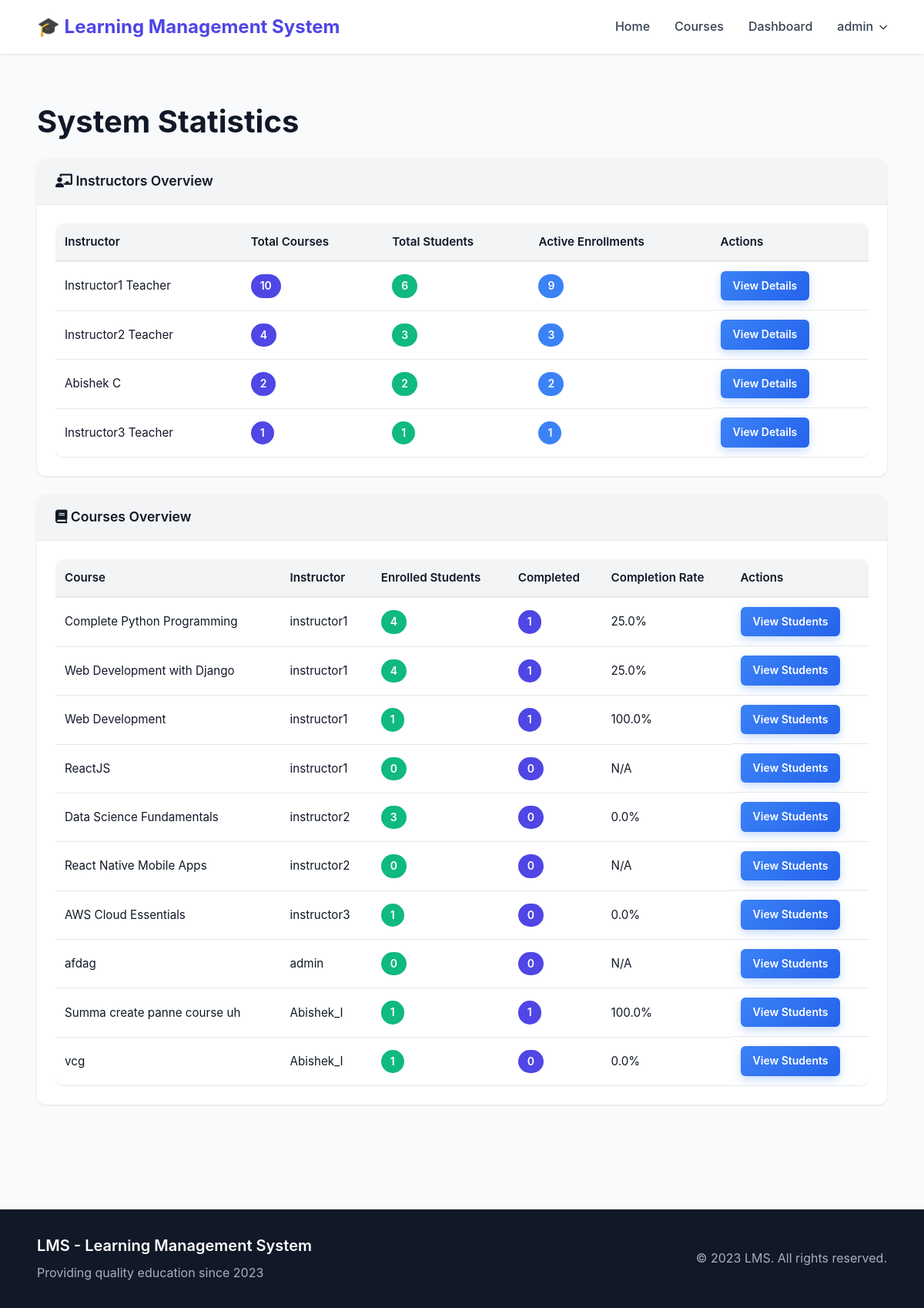
/manage/statistics/ (signed in), run on the app's committed database.
### accounts/models.py (models this page shows, shortened)
class User(AbstractUser):
    USER_TYPE_CHOICES = (
        ('student', 'Student'),
        ('instructor', 'Instructor'),
        ('admin', 'Admin'),
    )
    user_type = models.CharField(max_length=10, choices=USER_TYPE_CHOICES, default='student')
    profile_picture = models.ImageField(upload_to='profile_pictures/', null=True, blank=True)
    phone = models.CharField(max_length=20, null=True, blank=True)
    bio = models.TextField(blank=True, null=True)
    date_of_birth = models.DateField(null=True, blank=True)
    website = models.URLField(max_length=200, blank=True, null=True)
    address = models.TextField(blank=True, null=True)
    LEARNING_STYLE_CHOICES = (
        ('visual', 'Visual'),
        ('auditory', 'Auditory'),
        ('reading', 'Reading/Writing'),
        ('kinesthetic', 'Kinesthetic'),
    )
    learning_style = models.CharField(max_length=20, choices=LEARNING_STYLE_CHOICES, null=True, blank=True)
    preferred_language = models.CharField(max_length=50, blank=True, null=True)
    daily_study_goal = models.PositiveIntegerField(default=30, validators=[MinValueValidator(15), MaxValueValidator(480)])  # in minutes
    @property
    def is_admin(self):
        return self.is_superuser or self.user_type == 'admin'

### courses/models.py (models this page shows, shortened)
class Course(models.Model):
    title = models.CharField(max_length=200, unique=True)
    code = models.CharField(max_length=20, unique=True, blank=True, null=True, help_text="Unique course code (e.g., CS101)")
    description = models.TextField()
    instructor = models.ForeignKey(
        settings.AUTH_USER_MODEL,
        on_delete=models.CASCADE,
        related_name='courses_taught'
    )
    thumbnail = models.ImageField(upload_to='course_thumbnails/', null=True, blank=True)
    syllabus = models.FileField(upload_to='syllabi/', null=True, blank=True)
    category = models.ForeignKey(Category, on_delete=models.SET_NULL, null=True, blank=True, related_name='courses')
    created_at = models.DateTimeField(auto_now_add=True)
    updated_at = models.DateTimeField(auto_now=True)

### accounts/instructor_management_views.py (the view)
# urls.py: path('manage/statistics/', system_statistics, name='system_statistics'),
@staff_member_required
def system_statistics(request):
    instructors = User.objects.filter(user_type='instructor').annotate(
        course_count=Count('courses_taught'),
        student_count=Count('courses_taught__enrollments__student', filter=Q(courses_taught__enrollments__is_active=True), distinct=True),
        active_enrollments=Count('courses_taught__enrollments', filter=Q(courses_taught__enrollments__is_active=True))
    ).order_by('-student_count')
    courses = Course.objects.annotate(
        student_count=Count('enrollments', filter=Q(enrollments__is_active=True)),
        completed_count=Count('enrollments', filter=Q(enrollments__completed=True))
    ).select_related('instructor')
    for course in courses:
        if course.student_count > 0:
            course.completion_rate = (course.completed_count / course.student_count) * 100
        else:
            course.completion_rate = 0
    context = {
        'instructors': instructors,
        'courses': courses,
    }
    return render(request, 'management/statistics.html', context)

### templates/management/statistics.html (shortened to what this page needs)
{% extends 'base.html' %}
{% block content %}
<div class="container py-5">
    <h1 class="mb-4">System Statistics</h1>
    <div class="card mb-4">
        <div class="card-header">
            <h5 class="mb-0"><i class="fas fa-chalkboard-teacher"></i> Instructors Overview</h5>
        </div>
        <div class="card-body">
            <div class="table-responsive">
                <table class="table">
                    <thead>
                        <tr>
                            <th>Instructor</th>
                            <th>Total Courses</th>
                            <th>Total Students</th>
                            <th>Active Enrollments</th>
                            <th>Actions</th>
                        </tr>
                    </thead>
                    <tbody>
                        {% for instructor in instructors %}
                        <tr>
                            <td>{{ instructor.get_full_name|default:instructor.username }}</td>
                            <td><span class="badge badge-primary">{{ instructor.course_count }}</span></td>
                            <td><span class="badge badge-success">{{ instructor.student_count }}</span></td>
                            <td><span class="badge badge-info">{{ instructor.active_enrollments }}</span></td>
                            <td>
                                <a href="{% url 'instructor_details' instructor.id %}" class="btn btn-info btn-sm">View Details</a>
                            </td>
                        </tr>
                        {% endfor %}
                    </tbody>
                </table>
            </div>
        </div>
    </div>
    <div class="card mb-4">
        <div class="card-header">
            <h5 class="mb-0"><i class="fas fa-book"></i> Courses Overview</h5>
        </div>
        <div class="card-body">
            <div class="table-responsive">
                <table class="table">
                    <thead>
                        <tr>
                            <th>Course</th>
                            <th>Instructor</th>
                            <th>Enrolled Students</th>
                            <th>Completed</th>
                            <th>Completion Rate</th>
                            <th>Actions</th>
                        </tr>
                    </thead>
                    <tbody>
                        {% for course in courses %}
                        <tr>
                            <td>{{ course.title }}</td>
                            <td>{{ course.instructor.username }}</td>
                            <td><span class="badge badge-success">{{ course.student_count }}</span></td>
                            <td><span class="badge badge-primary">{{ course.completed_count }}</span></td>
                            <td>
                                {% if course.student_count > 0 %}
                                {{ course.completion_rate|floatformat:1 }}%
                                {% else %}
                                N/A
                                {% endif %}
                            </td>
                            <td>
                                <a href="{% url 'course_student_progress' course.id %}" class="btn btn-info btn-sm">View Students</a>
                            </td>
                        </tr>
                        {% endfor %}
                    </tbody>
                </table>
            </div>
        </div>
    </div>
</div>
{% endblock %}

### templates/base.html (shortened to what this page needs)
<!DOCTYPE html>
<html lang="en">
<head>
    <link rel="stylesheet" href="https://cdnjs.cloudflare.com/ajax/libs/font-awesome/6.0.0/css/all.min.css">
    {% load static %}
    <link rel="stylesheet" href="{% static 'css/reset.css' %}?v=11">
    <link rel="stylesheet" href="{% static 'css/responsive.css' %}?v=17">
    <link rel="stylesheet" href="{% static 'css/style.css' %}?v=11">
    <link rel="stylesheet" href="{% static 'css/admin-fix.css' %}?v=11">
    <link rel="stylesheet" href="{% static 'css/navbar-fix.css' %}?v=11">
    <link rel="stylesheet" href="{% static 'css/instructor-students.css' %}?v=11">
    <link rel="stylesheet" href="{% static 'css/lessons.css' %}?v=2">
    <link rel="stylesheet" href="{% static 'css/quizzes.css' %}?v=2">
    <link rel="stylesheet" href="{% static 'css/dashboard.css' %}?v=2">
    <link rel="stylesheet" href="{% static 'css/student-progress.css' %}?v=2">
    <link rel="stylesheet" href="{% static 'css/admin-progress.css' %}?v=2">
    <link rel="stylesheet" href="{% static 'css/doubts.css' %}?v=2">
    <link rel="stylesheet" href="{% static 'css/assessments.css' %}?v=2">
    <link rel="stylesheet" href="{% static 'css/forms.css' %}?v=1">
</head>
<body>
    <nav class="navbar">
        <div class="container navbar-container">
            <a class="navbar-brand" href="/">🎓 Learning Management System</a>
            <div class="navbar-menu" id="navbarMenu">
                <a class="nav-link" href="{% url 'home' %}">Home</a>
                <a class="nav-link" href="{% url 'courses:course_list' %}">Courses</a>
                {% if user.is_authenticated %}
                <a class="nav-link" href="{% url 'accounts:dashboard' %}">Dashboard</a>
                <div class="dropdown" id="userDropdownContainer">
                    <span class="nav-link dropdown-toggle" onclick="toggleDropdown(event)">{{ user.username }}</span>
                </div>
                {% else %}
                <a class="nav-link" href="{% url 'accounts:login' %}">Login</a>
                <a class="btn-register" href="{% url 'accounts:register' %}">Register</a>
                {% endif %}
            </div>
        </div>
    </nav>
    <main>
        {% block content %}{% endblock %}
    </main>
    <footer>
        <div class="container">
            <div class="footer-content">
                <div class="footer-left">
                    <h5>LMS - Learning Management System</h5>
                    <p>Providing quality education since 2023</p>
                </div>
                <div class="footer-right">
                    <p>&copy; 2023 LMS. All rights reserved.</p>
                </div>
            </div>
        </div>
    </footer>
</body>
</html>

### static/css/style.css (style rules this page uses)
table td:last-child { display: flex; gap: 0.5rem; flex-wrap: wrap; }
table .btn { padding: 0.5rem 1rem; font-size: 0.875rem; }
footer { background: var(--gray-900); color: var(--gray-300); padding: 2rem 0; margin-top: 4rem; }

### static/css/admin-fix.css (style rules this page uses)
.admin-actions .btn, .admin-btn, .card-header .btn, .card-footer .btn, table .btn { width: auto !important; display: inline-flex !important; }
.card { margin-bottom: 1.5rem; }
.card-body { padding: 1.5rem; }
.card-header { padding: 1rem 1.5rem; }
.table { width: 100%; margin: 0; }
.table td, .table th { vertical-align: middle; }
.mb-4 { margin-bottom: 1.5rem !important; }

### static/css/navbar-fix.css (style rules this page uses)
.navbar .dropdown { position: relative; }
.navbar .dropdown-toggle { cursor: pointer; user-select: none; display: flex; align-items: center; gap: 0.5rem; }
.navbar .dropdown-toggle::after { content: '\f078'; font-family: 'Font Awesome 6 Free'; font-weight: 900; font-size: 0.7rem; transition: transform 0.3s; }

### static/css/instructor-students.css (style rules this page uses)
.mb-4 { margin-bottom: 1.5rem; }
.container .card { margin-bottom: 1.5rem; width: 100%; }
.container .card-header h5 { margin: 0; font-size: 1.1rem; }
.container .table-responsive { overflow-x: auto; }
.container .table { width: 100%; margin: 0; font-size: 0.95rem; }
.container .table td, .container .table th { padding: 0.75rem; vertical-align: middle; white-space: nowrap; }

### data on the page
User: username "admin"
User: get_full_name "Instructor1 Teacher", course_count "10", student_count "6", active_enrollments "9"
User: get_full_name "Instructor2 Teacher", course_count "4", student_count "3", active_enrollments "3"
User: get_full_name "Abishek C", course_count "2", student_count "2", active_enrollments "2"
User: get_full_name "Instructor3 Teacher", course_count "1", student_count "1", active_enrollments "1"
Course: title "Complete Python Programming", instructor.username "instructor1", student_count "4", completed_count "1", completion_rate "25.0"
Course: title "Web Development with Django", instructor.username "instructor1", student_count "4", completed_count "1", completion_rate "25.0"
Course: title "Web Development", instructor.username "instructor1", student_count "1", completed_count "1", completion_rate "100.0"
Course: title "ReactJS", instructor.username "instructor1", student_count "0", completed_count "0", shows "N/A"
Course: title "Data Science Fundamentals", instructor.username "instructor2", student_count "3", completed_count "0", completion_rate "0.0"
Course: title "React Native Mobile Apps", instructor.username "instructor2", student_count "0", completed_count "0", shows "N/A"
Course: title "AWS Cloud Essentials", instructor.username "instructor3", student_count "1", completed_count "0", completion_rate "0.0"
Course: title "afdag", instructor.username "admin", student_count "0", completed_count "0", shows "N/A"
Course: title "Summa create panne course uh", instructor.username "Abishek_I", student_count "1", completed_count "1", completion_rate "100.0"
Course: title "vcg", instructor.username "Abishek_I", student_count "1", completed_count "0", completion_rate "0.0"
